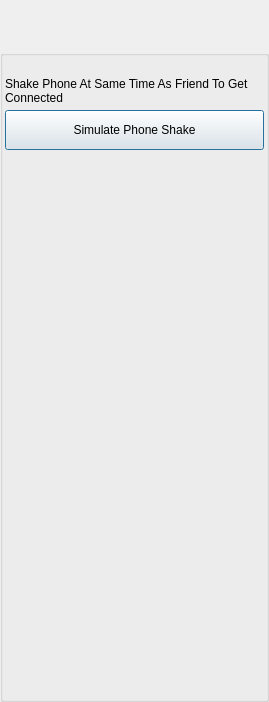
<?xml version="1.0" encoding="UTF-8"?>
<ui version="4.0">
 <class>PhoneShakeDlgClass</class>
 <widget class="QDialog" name="PhoneShakeDlgClass">
  <property name="geometry">
   <rect>
    <x>0</x>
    <y>0</y>
    <width>269</width>
    <height>702</height>
   </rect>
  </property>
  <property name="windowTitle">
   <string>Search</string>
  </property>
  <property name="windowIcon">
   <iconset>
    <normaloff>:/TruthOrDare/Resources/ic_people_normal.png</normaloff>:/TruthOrDare/Resources/ic_people_normal.png</iconset>
  </property>
  <layout class="QVBoxLayout" name="verticalLayout">
   <property name="spacing">
    <number>0</number>
   </property>
   <property name="leftMargin">
    <number>0</number>
   </property>
   <property name="topMargin">
    <number>0</number>
   </property>
   <property name="rightMargin">
    <number>0</number>
   </property>
   <property name="bottomMargin">
    <number>0</number>
   </property>
   <item>
    <widget class="TitleBarWidget" name="m_TitleBarWidget" native="true">
     <property name="sizePolicy">
      <sizepolicy hsizetype="Preferred" vsizetype="Preferred">
       <horstretch>0</horstretch>
       <verstretch>0</verstretch>
      </sizepolicy>
     </property>
     <property name="minimumSize">
      <size>
       <width>0</width>
       <height>50</height>
      </size>
     </property>
     <property name="maximumSize">
      <size>
       <width>16777215</width>
       <height>103</height>
      </size>
     </property>
    </widget>
   </item>
   <item>
    <widget class="QGroupBox" name="ItemsGroupBox">
     <property name="minimumSize">
      <size>
       <width>0</width>
       <height>0</height>
      </size>
     </property>
     <property name="title">
      <string/>
     </property>
     <layout class="QVBoxLayout" name="verticalLayout_2">
      <property name="spacing">
       <number>5</number>
      </property>
      <property name="leftMargin">
       <number>2</number>
      </property>
      <property name="topMargin">
       <number>2</number>
      </property>
      <property name="rightMargin">
       <number>2</number>
      </property>
      <property name="bottomMargin">
       <number>2</number>
      </property>
      <item>
       <widget class="QLabel" name="m_StatusLabel">
        <property name="text">
         <string notr="true"/>
        </property>
       </widget>
      </item>
      <item>
       <widget class="QLabel" name="SearchLabel">
        <property name="text">
         <string>Shake Phone At Same Time As Friend To Get Connected</string>
        </property>
        <property name="wordWrap">
         <bool>true</bool>
        </property>
       </widget>
      </item>
      <item>
       <widget class="QPushButton" name="m_SimulateShakeButton">
        <property name="minimumSize">
         <size>
          <width>0</width>
          <height>40</height>
         </size>
        </property>
        <property name="text">
         <string>Simulate Phone Shake</string>
        </property>
       </widget>
      </item>
      <item>
       <widget class="QLabel" name="m_ShakeStatusLabel">
        <property name="font">
         <font>
          <pointsize>10</pointsize>
         </font>
        </property>
        <property name="text">
         <string/>
        </property>
       </widget>
      </item>
      <item>
       <widget class="FriendListWidget" name="friendListWidget" native="true">
        <property name="sizePolicy">
         <sizepolicy hsizetype="Expanding" vsizetype="Expanding">
          <horstretch>0</horstretch>
          <verstretch>0</verstretch>
         </sizepolicy>
        </property>
       </widget>
      </item>
     </layout>
    </widget>
   </item>
   <item>
    <widget class="BottomBarWidget" name="m_BottomBarWidget" native="true">
     <property name="sizePolicy">
      <sizepolicy hsizetype="Expanding" vsizetype="Minimum">
       <horstretch>0</horstretch>
       <verstretch>0</verstretch>
      </sizepolicy>
     </property>
     <property name="minimumSize">
      <size>
       <width>30</width>
       <height>0</height>
      </size>
     </property>
     <property name="autoFillBackground">
      <bool>true</bool>
     </property>
    </widget>
   </item>
  </layout>
 </widget>
 <customwidgets>
  <customwidget>
   <class>TitleBarWidget</class>
   <extends>QWidget</extends>
   <header>TitleBarWidget.h</header>
   <container>1</container>
  </customwidget>
  <customwidget>
   <class>BottomBarWidget</class>
   <extends>QWidget</extends>
   <header location="global">BottomBarWidget.h</header>
   <container>1</container>
  </customwidget>
  <customwidget>
   <class>FriendListWidget</class>
   <extends>QWidget</extends>
   <header>FriendListWidget.h</header>
   <container>1</container>
  </customwidget>
 </customwidgets>
 <resources>
  <include location="../NoLimitConnect.qrc"/>
 </resources>
 <connections/>
</ui>
